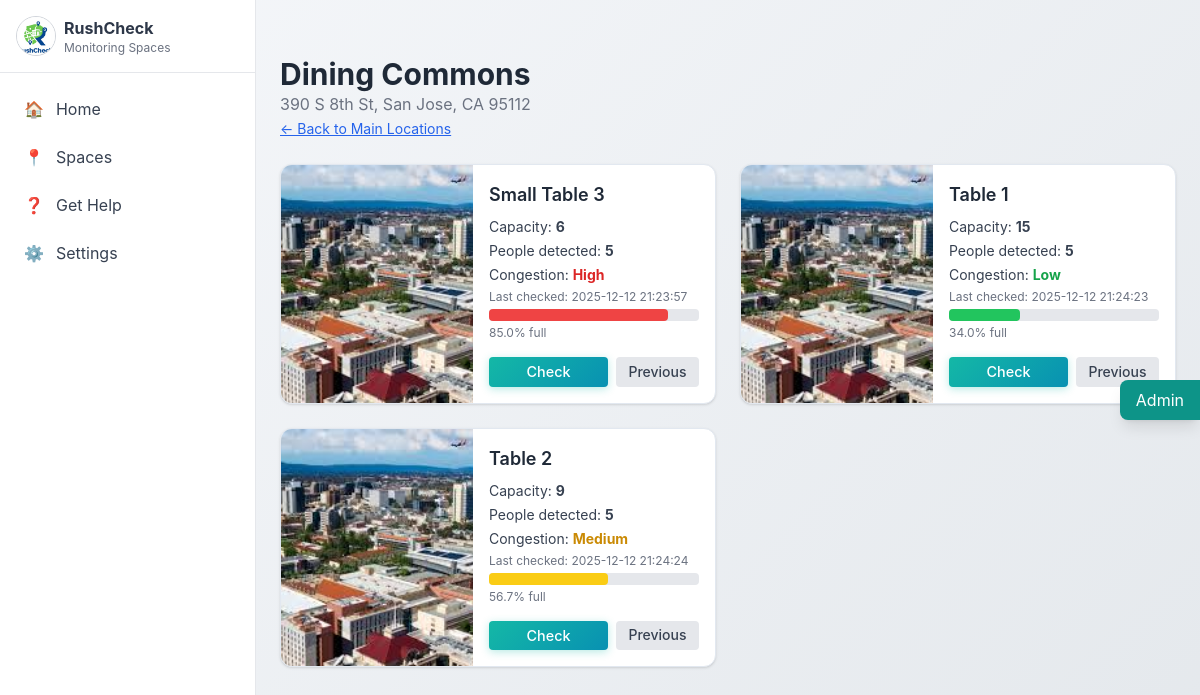
/spaces/3, run on the app's committed database.
### tables this page shows
CREATE TABLE main_locations (
            id INTEGER PRIMARY KEY AUTOINCREMENT,
            name TEXT,
            capacity INTEGER,
            image TEXT,
            address TEXT
        );

CREATE TABLE sub_locations (
            id INTEGER PRIMARY KEY AUTOINCREMENT,
            main_location_id INTEGER,
            name TEXT,
            capacity INTEGER,
            image TEXT,
            video TEXT,
            FOREIGN KEY (main_location_id) REFERENCES main_locations(id)
        );

CREATE TABLE status (
            id INTEGER PRIMARY KEY,
            location_name TEXT,
            average_people INTEGER,
            capacity INTEGER,
            percent REAL,
            level TEXT,
            updated_at TIMESTAMP DEFAULT CURRENT_TIMESTAMP
        );

### app.py (the view)
@app.route("/spaces/<int:location_id>")
def view_sub_locations(location_id):
    db = get_db()
    main = db.execute(
        "SELECT * FROM main_locations WHERE id = ?", (location_id,)
    ).fetchone()
    if not main:
        return "Not found", 404
    subs = db.execute("""
        SELECT s.*,
               st.average_people,
               st.level,
               st.percent,
               st.updated_at
        FROM sub_locations s
        LEFT JOIN status st ON st.id = s.id
        WHERE s.main_location_id = ?
        ORDER BY s.name
    """, (location_id,)).fetchall()
    return render_template(
        "sub_locations.html",
        main_location=dict(main),
        sub_locations=[dict(s) for s in subs]
    )

### app.py (called while the page is built)
def get_db():
    if "_db" not in g:
        g._db = sqlite3.connect(DATABASE)
        g._db.row_factory = sqlite3.Row
    return g._db

### Templates/sub_locations.html (shortened to what this page needs)
{% extends 'layout.html' %} {% block content %}
<div class="max-w-6xl mx-auto">
  <div class="mb-6">
    <h2 class="text-3xl font-bold text-gray-800">{{ main_location.name }}</h2>
    <p class="text-gray-500">{{ main_location.address }}</p>
    <a href="{{ url_for('spaces') }}" class="text-blue-600 underline text-sm">
      ← Back to Main Locations
    </a>
  </div>
  <div class="grid grid-cols-1 md:grid-cols-2 gap-6">
    {% for sub in sub_locations %}
    <div
      class="space-card bg-white rounded-xl shadow border overflow-hidden flex"
    >
      <img
        src="{{ url_for('static', filename=sub.image.replace('\\','/')) }}"
        class="w-48 h-full object-cover"
        onerror="this.src='{{ url_for('static', filename='uploads/images/default.jpg') }}'"
      />
      <div class="p-4 flex-1 flex flex-col justify-between">
        <h3 class="text-lg font-semibold text-gray-800 mb-2">{{ sub.name }}</h3>
        <div class="space-y-1 text-sm text-gray-700">
          <div>Capacity: <strong>{{ sub.capacity }}</strong></div>
          <div>
            People detected:
            <strong id="people-{{ sub.id }}">
              {{ sub.average_people or 0 }}
            </strong>
          </div>
          <div>
            Congestion:
            <strong
              id="level-{{ sub.id }}"
              class="{% if sub.level == 'High' %}text-red-600{% elif sub.level == 'Medium' %}text-yellow-600{% else %}text-green-600{% endif %}"
            >
              {{ sub.level or "Not checked" }}
            </strong>
          </div>
          <div class="text-xs text-gray-500">
            Last checked:
            <span id="time-{{ sub.id }}"> {{ sub.updated_at or "-" }} </span>
          </div>
          <div class="mt-2">
            <div class="h-3 bg-gray-200 rounded">
              <div
                id="bar-{{ sub.id }}"
                class="h-3 rounded transition-all duration-700 {% if sub.level == 'High' %}bg-red-500 {% elif sub.level == 'Medium' %}bg-yellow-400 {% else %}bg-green-500{% endif %}"
                style="width: {{ sub.percent or 0 }}%"
              ></div>
            </div>
            <p class="text-xs text-gray-500 mt-1">
              <span id="percent-{{ sub.id }}">{{ sub.percent or 0 }}</span>%
              full
            </p>
          </div>
        </div>
        <div class="flex gap-2 mt-4">
          <button
            class="check-btn flex-1 py-1 rounded text-white bg-blue-600"
            data-loc="{{ sub.id }}"
          >
            Check
          </button>
          <button
            class="prev-btn flex-1 bg-gray-200 text-gray-700 py-1 rounded text-sm"
            data-loc="{{ sub.id }}"
          >
            Previous
          </button>
        </div>
      </div>
    </div>
    {% endfor %}
  </div>
</div>
{% endblock %}

### Templates/layout.html (shortened to what this page needs)
<!DOCTYPE html>
<html lang="en">
  <head>
    <script src="https://cdn.tailwindcss.com"></script>
    <link
      rel="stylesheet"
      href="{{ url_for('static', filename='css/custom.css') }}"
    />
  </head>
  <a
    href="/admin"
    class="fixed right-0 top-1/2 -translate-y-1/2 bg-teal-600 text-white px-4 py-2 rounded-l-lg shadow-lg hover:bg-teal-700 transition z-50"
  >
    Admin
  </a>
  <body>
    <div class="flex min-h-screen">
      <aside class="w-64 bg-white border-r relative z-20">
        <div class="p-4 border-b">
          <div class="flex items-center gap-2">
            <a href="/" class="flex items-center gap-2">
              <img
                src="{{ url_for('static', filename='uploads/images/RushCheckLogo.png') }}"
                alt="RushCheck Logo"
                class="h-10 w-10 rounded-full object-cover border border-gray-300 dark:border-gray-600"
              />
            </a>
            <div>
              <div class="font-bold">RushCheck</div>
              <div class="text-xs text-gray-500">Monitoring Spaces</div>
            </div>
          </div>
        </div>
        <nav class="p-4">
          <ul class="space-y-2 text-gray-700">
            <li>
              <a
                href="/"
                class="flex items-center gap-3 p-2 rounded hover:bg-gray-50"
                ><span>🏠</span><span>Home</span></a
              >
            </li>
            <li>
              <a
                href="/spaces"
                class="flex items-center gap-3 p-2 rounded hover:bg-gray-50"
                ><span>📍</span><span>Spaces</span></a
              >
            </li>
            <li>
              <a
                href="/help"
                class="flex items-center gap-3 p-2 rounded hover:bg-gray-50"
                ><span>❓</span><span>Get Help</span></a
              >
            </li>
            <li>
              <a
                href="#"
                class="flex items-center gap-3 p-2 rounded hover:bg-gray-50"
                ><span>⚙️</span><span>Settings</span></a
              >
            </li>
          </ul>
        </nav>
      </aside>
      <div class="flex-1">
        <div class="page">{% block content %}{% endblock %}</div>
      </div>
    </div>
  </body>
</html>

### Static/CSS/custom.css (style rules this page uses)
body { -webkit-font-smoothing: antialiased; -moz-osx-font-smoothing: grayscale; }
* { box-sizing: border-box; }
body { font-family: "Inter", -apple-system, BlinkMacSystemFont, "Segoe UI", Roboto, sans-serif; margin: 0; background: linear-gradient(135deg, #f5f7fa 0%, #e4e8ec 100%); color: #2d3748; }
.page { max-width: 1200px; margin: 32px auto; padding: 24px; }
.grid { display: grid; grid-template-columns: repeat(auto-fill, minmax(280px, 1fr)); gap: 24px; animation: fadeInUp 0.8s ease-out; }
.check-btn { background: linear-gradient(135deg, #14b8a6 0%, #0891b2 100%); color: #fff; padding: 10px 18px; border: none; border-radius: 8px; cursor: pointer; font-weight: 600; font-size: 0.9rem; transition: all 0.3s ease; box-shadow: 0 2px 8px rgba(20, 184, 166, 0.3); }
.space-card { transition: all 0.3s cubic-bezier(0.4, 0, 0.2, 1); border: 1px solid #e2e8f0; }
.space-card img { transition: transform 0.4s ease; }
.check-btn, .prev-btn { transition: all 0.2s ease; font-weight: 500; }

### data on the page
main_locations: name "Dining Commons", address "390 S 8th St, San Jose, CA 95112"
sub_locations: name "Small Table 3", capacity "6", average_people "5", level "High", updated_at "2025-12-12 21:23:57", percent "85.0"
sub_locations: name "Table 1", capacity "15", average_people "5", level "Low", updated_at "2025-12-12 21:24:23", percent "34.0"
sub_locations: name "Table 2", capacity "9", average_people "5", level "Medium", updated_at "2025-12-12 21:24:24", percent "56.7"
